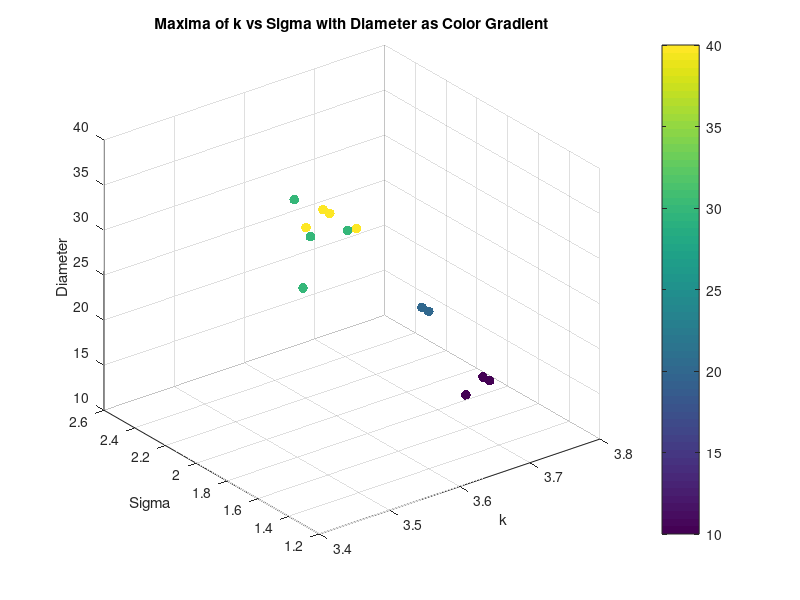
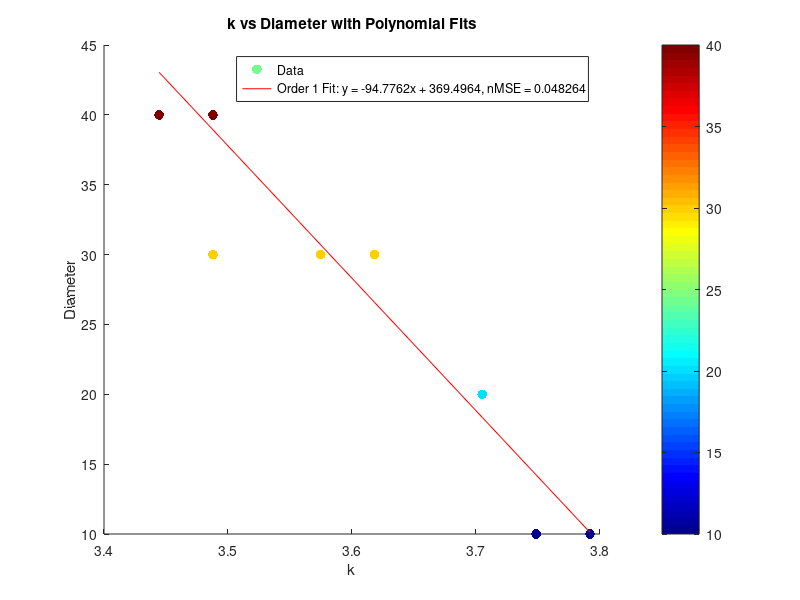

The MATLAB source for these figures, in order:
clear all;
close all;


% %% Torque Analysis
% load('maxima_data.mat');
% scatter3(maxima_k, maxima_sigma, torque_values, 20, maxima_corr, 'filled');
% xlabel('k');
% ylabel('Sigma');
% zlabel('Torque');
% title('Maxima of k vs Sigma with Torque as Color Gradient');
% colorbar;
% grid on;
% % K means clustering of torque into 10 clusters, taking mean of each cluster k, sigma and corr too
% [cluster_idx, cluster_centers] = kmeans(torque_values', 10);
% % Take the mean of each cluster
% torque_means = zeros(10, 1);
% sigma_means = zeros(10, 1);
% k_means = zeros(10, 1);
% corr_means = zeros(10, 1);
% for i = 1:10
%     torque_means(i) = mean(torque_values(cluster_idx == i));
%     sigma_means(i) = mean(maxima_sigma(cluster_idx == i));
%     k_means(i) = mean(maxima_k(cluster_idx == i));
%     corr_means(i) = mean(maxima_corr(cluster_idx == i));
% end
% % Plot the clusters
% figure;
% scatter3(k_means, sigma_means, torque_means, 50, corr_means, 'filled');
% xlabel('k');
% ylabel('Sigma');
% zlabel('Torque');
% title('Clustered Maxima of k vs Sigma with Torque as Color Gradient');
% colorbar;
% grid on;
% % Ensure data is sorted for polyfit
% [sigma_sorted, sort_idx] = sort(maxima_sigma);
% torque_sorted = torque_values(sort_idx);
% % Display correlation between torque and sigma
% disp('Correlation between Torque and Sigma:');
% disp(corr(torque_sorted', sigma_sorted'));
% % Display correlation between torque and sigma^2
% disp('Correlation between Torque and Sigma^2:');
% disp(corr(torque_sorted', sigma_sorted'.^2));
% % Polyfit for sigma vs torque (order 1 and 2)
% p1_sigma = polyfit(sigma_sorted, torque_sorted, 1);
% % Calculate fitted values and normalized MSE for sigma vs torque
% fitted_torque_p1_sigma = polyval(p1_sigma, sigma_sorted);
% mse_p1_sigma = mean((torque_sorted - fitted_torque_p1_sigma).^2);
% nmse_p1_sigma = mse_p1_sigma / var(torque_sorted);
% % Display results for sigma vs torque
% disp('Sigma vs Torque:');
% disp(['Order 1 nMSE: ', num2str(nmse_p1_sigma)]);
% %display correlation between torque and sigma
% % Plot for sigma vs torque with polynomial fits (first instance)
% figure;
% plot(sigma_sorted, torque_sorted, 'o', 'DisplayName', 'Data');
% hold on;
% plot(sigma_sorted, fitted_torque_p1_sigma, '-r', 'DisplayName', ...
%     ['Order 1 Fit: y = ', num2str(p1_sigma(1)), 'x + ', num2str(p1_sigma(2)), ...
%     ', nMSE = ', num2str(nmse_p1_sigma)]);
% xlabel('Sigma');
% ylabel('Torque');
% title('Sigma vs Torque with Polynomial Fits');
% legend('show');
% grid on;
% % Ensure data is sorted for polyfit
% [sigma_sorted, sort_idx] = sort(sigma_means);
% torque_sorted = torque_means(sort_idx);
% %Display correlation between torque and sigma
% disp('Correlation between Torque and Sigma:');
% disp(corr(torque_sorted, sigma_sorted));
% %Display correlation between torque and sigma^2
% disp('Correlation between Torque and Sigma^2:');
% disp(corr(torque_sorted, sigma_sorted.^2));
% % Polyfit for sigma vs torque (order 1 and 2)
% p1_sigma = polyfit(sigma_sorted, torque_sorted, 1);
% p2_sigma = polyfit(sigma_sorted, torque_sorted, 2);
% % Calculate zitted values and normalized MSE for sigma vs torque
% fitted_torque_p1_sigma = polyval(p1_sigma, sigma_sorted);
% fitted_torque_p2_sigma = polyval(p2_sigma, sigma_sorted);
% mse_p1_sigma = mean((torque_sorted - fitted_torque_p1_sigma).^2);
% mse_p2_sigma = mean((torque_sorted - fitted_torque_p2_sigma).^2);
% nmse_p1_sigma = mse_p1_sigma / var(torque_sorted);
% nmse_p2_sigma = mse_p2_sigma / var(torque_sorted);
% % Display results for sigma vs torque
% disp('Sigma vs Torque:');
% disp(['Order 1 nMSE: ', num2str(nmse_p1_sigma)]);
% disp(['Order 2 nMSE: ', num2str(nmse_p2_sigma)]);
% % Plot for sigma vs torque with polynomial fits (second instance)
% figure;
% plot(sigma_sorted, torque_sorted, 'o', 'DisplayName', 'Data');
% hold on;
% plot(sigma_sorted, fitted_torque_p1_sigma, '-r', 'DisplayName', ...
%     ['Order 1 Fit: y = ', num2str(p1_sigma(1)), 'x + ', num2str(p1_sigma(2)), ...
%     ', nMSE = ', num2str(nmse_p1_sigma)]);
% plot(sigma_sorted, fitted_torque_p2_sigma, '--g', 'DisplayName', ...
%     ['Order 2 Fit: y = ', num2str(p2_sigma(1)), 'x^2 + ', num2str(p2_sigma(2)), ...
%     'x + ', num2str(p2_sigma(3)), ', nMSE = ', num2str(nmse_p2_sigma)]);
% xlabel('Sigma');
% ylabel('Torque');
% title('Sigma vs Torque with Polynomial Fits');
% legend('show');
% grid on;

%% Diameter Analysis
% Saved as diameter_value, k_values(max_k_idx), sigma_values(max_sigma_idx), max_val
load('maxima_data_Diam.mat');

scatter3(maxima_matrix(:, 2), maxima_matrix(:, 3), maxima_matrix(:, 1), 50, maxima_matrix(:, 1), 'filled'); 
xlabel('k');
ylabel('Sigma');
zlabel('Diameter');
title('Maxima of k vs Sigma with Diameter as Color Gradient');
colorbar;
grid on;

% K vs d
% Ensure data is sorted for polyfit
[k_sorted, sort_idx] = sort(maxima_matrix(:, 2));
d_sorted = maxima_matrix(sort_idx, 1);
% Display correlation between d and k
disp('Correlation between Diameter and k:');
disp(corr(d_sorted, k_sorted));

%plot for k vs diam with polynomial fits
figure;
scatter(k_sorted, d_sorted, 50, d_sorted, 'filled', 'DisplayName', 'Data');
colormap(jet); % High contrast colormap suitable for white background
colorbar; % Add a colorbar to indicate the mapping of color to d_sorted values

hold on;
p1_k = polyfit(k_sorted, d_sorted, 1);
fitted_d_p1_k = polyval(p1_k, k_sorted);
mse_p1_k = mean((d_sorted - fitted_d_p1_k).^2);
nmse_p1_k = mse_p1_k / var(d_sorted);
disp('Diameter vs k:');
disp(['Order 1 nMSE: ', num2str(nmse_p1_k)]);
plot(k_sorted, fitted_d_p1_k, '-r', 'DisplayName', ...
    ['Order 1 Fit: y = ', num2str(p1_k(1)), 'x + ', num2str(p1_k(2)), ...
    ', nMSE = ', num2str(nmse_p1_k)]);
xlabel('k');
ylabel('Diameter');
title('k vs Diameter with Polynomial Fits');
legend('show');






